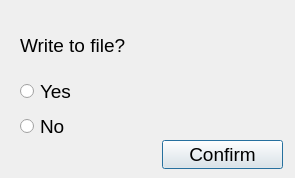
<?xml version="1.0" encoding="UTF-8"?>
<ui version="4.0">
 <class>Dialog</class>
 <widget class="QDialog" name="Dialog">
  <property name="geometry">
   <rect>
    <x>0</x>
    <y>0</y>
    <width>295</width>
    <height>178</height>
   </rect>
  </property>
  <property name="font">
   <font>
    <pointsize>14</pointsize>
   </font>
  </property>
  <property name="windowTitle">
   <string>Dialog</string>
  </property>
  <widget class="QPushButton" name="pushButton">
   <property name="geometry">
    <rect>
     <x>162</x>
     <y>140</y>
     <width>121</width>
     <height>29</height>
    </rect>
   </property>
   <property name="text">
    <string>Confirm</string>
   </property>
  </widget>
  <widget class="QWidget" name="">
   <property name="geometry">
    <rect>
     <x>20</x>
     <y>20</y>
     <width>131</width>
     <height>121</height>
    </rect>
   </property>
   <layout class="QVBoxLayout" name="verticalLayout">
    <item>
     <widget class="QLabel" name="label">
      <property name="text">
       <string>Write to file?</string>
      </property>
     </widget>
    </item>
    <item>
     <widget class="QRadioButton" name="radioButton">
      <property name="text">
       <string>Yes</string>
      </property>
     </widget>
    </item>
    <item>
     <widget class="QRadioButton" name="radioButton_2">
      <property name="text">
       <string>No</string>
      </property>
     </widget>
    </item>
   </layout>
  </widget>
 </widget>
 <resources/>
 <connections/>
</ui>
